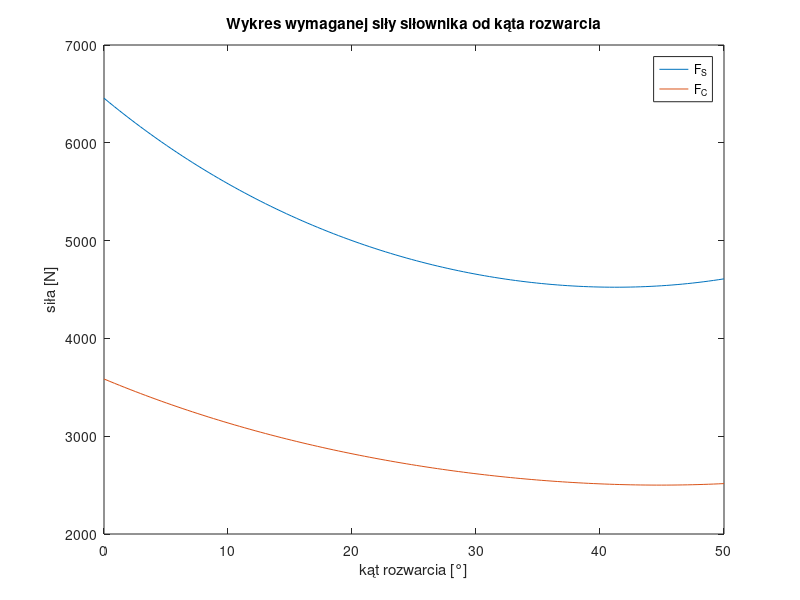

Write MATLAB code to recreate this figure.
Fw=1000;
c=540;
r=500;
Fm=2.5*Fw;

alfa = linspace(0,50,120);

for i=1:120
    gamma=deg2rad(110-alfa(i));
    l=(r*cos(gamma)+sqrt(r^2*cos(gamma)^2+4*c^2-r^2))/2;
    Rs(i)=(Fm*sqrt(4*c^2-r^2*sin(gamma)^2))/(l*sin(gamma));
    Rc(i)=(c*Fm)/(l*sin(gamma));
end

plot(alfa,[Rs;Rc]);
legend("F_S","F_C");
title("Wykres wymaganej siły siłownika od kąta rozwarcia")
xlabel("kąt rozwarcia [°]")
ylabel("siła [N]")
